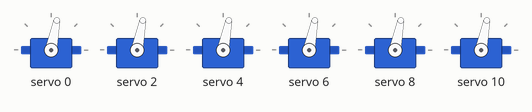
A sketch run on a simulated Arduino Uno, built with avr-gcc and run on an emulated ATmega328P. On the bench: 6 × servo.

Above: at 1.65 s.
At 3.7 s:
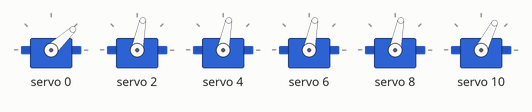
At 4.7 s:
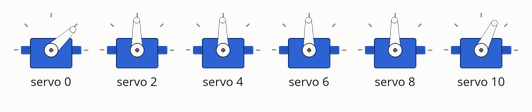
At 5.75 s:
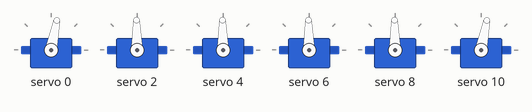
At 7.8 s:
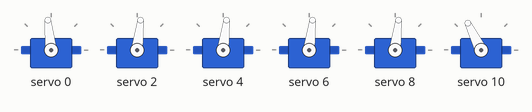
At 9.85 s:
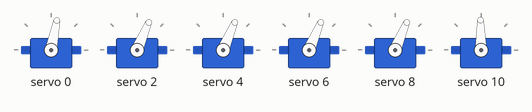
Timing chart, 0 to 12.6 s (numbered marks = the images above):
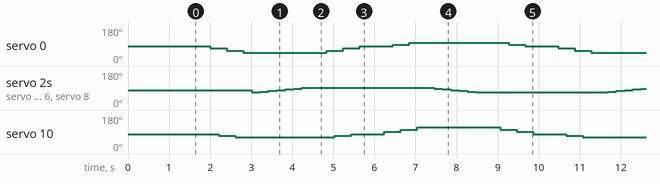

Measured:
- by itself, servo 0: repeats every 8.5 s: 55° 0.40 s, 43° 2.0 s, 55° 0.40 s, 67° 0.40 s, 79° 0.80 s, 87° 0.40 s, 96° 2.4 s, 87° 0.40 s, 79° 0.80 s, 67° 0.40 s
- by itself, servo 10: repeats every 8.5 s: 63° 2.4 s, 71° 0.40 s, 79° 0.80 s, 91° 0.40 s, 103° 0.40 s, 116° 2.0 s, 103° 0.40 s, 91° 0.40 s, 79° 0.80 s, 71° 0.40 s

The sketch:

bipedal_motion.ino
```cpp
/// Adafruit PWM Servo Driver Library - Version: Latest
/*
//SCL and SDA used for I2C communication between servo & IDE //inter integrated circuit (I2C)
(serial clock pin & serial data pin) - 2 commands to send to master
//. I2C is a form of communication where there is a master and slave device
master can send commands to slave to perform a certain task, slave can only follow, not communicate with anything
1 master can communicate with numerous slave devices
masters can communicate with each other
can control 16 servos at same time
servo motor driver increases power efficiency and cobtrol of more motors
*/

#include <Adafruit_PWMServoDriver.h>
#include <Wire.h> // for I2C

Adafruit_PWMServoDriver PWM = Adafruit_PWMServoDriver();//created an object
//duty cycle is the width of the pulse
//every duty cycle has a certain no. of ticks (specifiecd by manufacturer for servo)
//every step is broken down into angles
//certain no. of ticks correspong
//0 degree = narrow pulse = 150 ticks sent from arduino to motor
//180 degree = 520 ticks
//range of ticks will control where each servo motor moves

#define servomin 150
#define servomax 520 // tick value range for duty cycles

//user defined function (we make it) & predefined function (made by Arduino  uses dots)

void servowrite(int servonum, int angle) //governed by 2 parameters - which pin no. servo connected to & 'angle' will be generated from map function
{
 int tick = map(angle, 0, 180, servomin, servomax);
 PWM.setPWM(servonum, 0,tick); //specifies PWM set to values given stored in tick //servo num is no. of channels connected to servos
}
int i = 0;
void zeroset()
{
  //must start at 90 deg, so it can rotate back too

  for(i=0; i<6; i++) //3 parametrs: initial position, no. of times to run, increment value
  {
    servowrite(2*i,90); //initially starts with 0, once 1st cycle is complete, no. 2 starts, then, no.4 etc. a multiple of 2
    delay(200);
  }
}


int flag = 0;

void setup() {
  Serial.begin(9600);
  PWM.begin();
  //must specify communication frequency
  PWM.setPWMFreq(60); //operational frequency of servo driver is between 24Hz to 1024Hz
  delay(200);

  zeroset();
  delay(200);
}
// biped walks with the gait algorithm to mimic how humans walk(6 steps) -- 1 everything to 0th position, 2 tilt angle sideways, 3 left step forward, repeat 3 steps again but for right leg now
//1st cycle goes from 0 to 6, then 2A to 6
///each step has 3 steps broken down - to improve stability

void loop() {
 /*
 Step 1
 left ankle - 90 -> 45
 Right ankle - 90 -> 70
 */

  for(int i=0;i<4;i++)
  {
    servowrite(0,90-15*i);
    delay(200);

    if(i<3) // right ankle
    {
      servowrite(10,90-10*i);
      delay(200);
    }
  }

  //flags count how many times the entire cycle is running
  if(flag=0)
{

  /*
  Step 2
 left knee -> 90 -> 105
 Right knee - 90 -> 105
left hip -> 90 -> 105
 Right hip - 90 -> 105
 */

  for(int i=0;i<4;i++)
  {
    servowrite(2,90+5*i);
    servowrite(4,90+5*i);
    servowrite(6,90+5*i);
    servowrite(8,90+5*i);
    delay(200);

  }
}
else
{
   /*
  Step 2A
 left knee -> 75 -> 105
 Right knee - 75 -> 105
left hip -> 75 -> 105
 Right hip - 75 -> 105
 */

  for(int i=0;i<7;i++)
  {
    servowrite(2,75+5*i);
    servowrite(4,75+5*i);
    servowrite(6,75+5*i);
    servowrite(8,75+5*i);
    delay(200);

  }
}
/*
 Step 3
 left ankle - 45 -> 90
 Right ankle - 70 -> 90
 */

  for(int i=0;i<4;i++)
  {
    servowrite(0,45+15*i);
    delay(200);

    if(i<3) // right ankle
    {
      servowrite(10,70+10*i);
      delay(200);
    }
  }

  /*
 Step 4
 left ankle - 90 -> 110
 Right ankle - 90 -> 135
 */

  for(int i=0;i<4;i++)
  {
    servowrite(10,90+15*i);
    delay(200);

    if(i<3) // right ankle
    {
      servowrite(0,90+10*i);
      delay(200);
    }
  }

 /*
  Step 5
 left knee -> 105 -> 75
 Right knee - 105 -> 75
left hip -> 105 -> 75
 Right hip - 105 -> 75
 */

  for(int i=0;i<7;i++)
  {
    servowrite(2,105-5*i);
    servowrite(4,105-5*i);
    servowrite(6,105-5*i);
    servowrite(8,105-5*i);
    delay(200);

  }

  /*
 Step 6
 left ankle - 110 -> 90
 Right ankle - 135 -> 90
 */

  for(int i=0;i<4;i++)
  {
    servowrite(10,135-15*i);
    delay(200);

    if(i<3) // right ankle
    {
      servowrite(0,110-10*i);
      delay(200);
    }

    flag++;

  }
}
```
